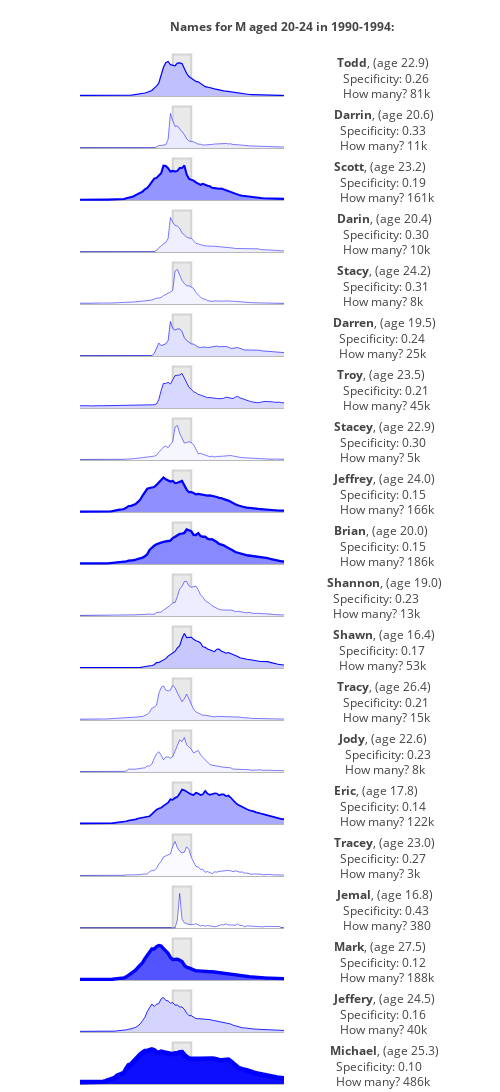

This figure's notebook cell:
### Code cell
out = get_era_names(1990, 4, 20, 4, 'M')

### Figure 1 — Plotly figure (JSON) as saved in the notebook; plotly's stock layout.template omitted (floating-point values rounded to 4 significant figures; data arrays with more than 128 entries replaced by an {"elided": "..."} marker saying what was removed)
{"data": [{"fill": "toself", "line": {"color": "lightgray"}, "mode": "lines", "type": "scatter", "x": [1966, 1966, 1974, 1974], "xaxis": "x2", "y": [0, 18420.0, 18420.0, 0], "yaxis": "y2"}, {"fill": "tozeroy", "fillcolor": "rgb(192.46218776691023,192.46218776691023,255)", "line": {"color": "blue", "width": 1.226}, "mode": "lines", "name": "Todd", "type": "scatter", "x": {"elided": "170 int values"}, "xaxis": "x2", "y": {"elided": "141 int values"}, "yaxis": "y2"}, {"fill": "toself", "line": {"color": "lightgray"}, "mode": "lines", "type": "scatter", "x": [1966, 1966, 1974, 1974], "xaxis": "x3", "y": [0, 3908.0, 3908.0, 0], "yaxis": "y3"}, {"fill": "tozeroy", "fillcolor": "rgb(235.44969669979668,235.44969669979668,255)", "line": {"color": "blue", "width": 0.5}, "mode": "lines", "name": "Darrin", "type": "scatter", "x": {"elided": "170 int values"}, "xaxis": "x3", "y": {"elided": "141 int values"}, "yaxis": "y3"}, {"fill": "toself", "line": {"color": "lightgray"}, "mode": "lines", "type": "scatter", "x": [1966, 1966, 1974, 1974], "xaxis": "x4", "y": [0, 37104, 37104, 0], "yaxis": "y4"}, {"fill": "tozeroy", "fillcolor": "rgb(149.2647505113304,149.2647505113304,255)", "line": {"color": "blue", "width": 2.073}, "mode": "lines", "name": "Scott", "type": "scatter", "x": {"elided": "170 int values"}, "xaxis": "x4", "y": {"elided": "141 int values"}, "yaxis": "y4"}, {"fill": "toself", "line": {"color": "lightgray"}, "mode": "lines", "type": "scatter", "x": [1966, 1966, 1974, 1974], "xaxis": "x5", "y": [0, 3138, 3138, 0], "yaxis": "y5"}, {"fill": "tozeroy", "fillcolor": "rgb(238.41773121834314,238.41773121834314,255)", "line": {"color": "blue", "width": 0.5}, "mode": "lines", "name": "Darin", "type": "scatter", "x": {"elided": "170 int values"}, "xaxis": "x5", "y": {"elided": "141 int values"}, "yaxis": "y5"}, {"fill": "toself", "line": {"color": "lightgray"}, "mode": "lines", "type": "scatter", "x": [1966, 1966, 1974, 1974], "xaxis": "x6", "y": [0, 2087.0, 2087.0, 0], "yaxis": "y6"}, {"fill": "tozeroy", "fillcolor": "rgb(242.78861660099426,242.78861660099426,255)", "line": {"color": "blue", "width": 0.5}, "mode": "lines", "name": "Stacy", "type": "scatter", "x": {"elided": "170 int values"}, "xaxis": "x6", "y": {"elided": "141 int values"}, "yaxis": "y6"}, {"fill": "toself", "line": {"color": "lightgray"}, "mode": "lines", "type": "scatter", "x": [1966, 1966, 1974, 1974], "xaxis": "x7", "y": [0, 7122, 7122, 0], "yaxis": "y7"}, {"fill": "tozeroy", "fillcolor": "rgb(224.33762979013318,224.33762979013318,255)", "line": {"color": "blue", "width": 0.6012}, "mode": "lines", "name": "Darren", "type": "scatter", "x": {"elided": "170 int values"}, "xaxis": "x7", "y": {"elided": "141 int values"}, "yaxis": "y7"}, {"fill": "toself", "line": {"color": "lightgray"}, "mode": "lines", "type": "scatter", "x": [1966, 1966, 1974, 1974], "xaxis": "x8", "y": [0, 10140.0, 10140.0, 0], "yaxis": "y8"}, {"fill": "tozeroy", "fillcolor": "rgb(215.041828243663,215.041828243663,255)", "line": {"color": "blue", "width": 0.7835}, "mode": "lines", "name": "Troy", "type": "scatter", "x": {"elided": "170 int values"}, "xaxis": "x8", "y": {"elided": "141 int values"}, "yaxis": "y8"}, {"fill": "toself", "line": {"color": "lightgray"}, "mode": "lines", "type": "scatter", "x": [1966, 1966, 1974, 1974], "xaxis": "x9", "y": [0, 1288.0, 1288.0, 0], "yaxis": "y9"}, {"fill": "tozeroy", "fillcolor": "rgb(246.49860937204292,246.49860937204292,255)", "line": {"color": "blue", "width": 0.5}, "mode": "lines", "name": "Stacey", "type": "scatter", "x": {"elided": "170 int values"}, "xaxis": "x9", "y": {"elided": "141 int values"}, "yaxis": "y9"}, {"fill": "toself", "line": {"color": "lightgray"}, "mode": "lines", "type": "scatter", "x": [1966, 1966, 1974, 1974], "xaxis": "x10", "y": [0, 40230.0, 40230.0, 0], "yaxis": "y10"}, {"fill": "tozeroy", "fillcolor": "rgb(142.6466046972527,142.6466046972527,255)", "line": {"color": "blue", "width": 2.203}, "mode": "lines", "name": "Jeffrey", "type": "scatter", "x": {"elided": "170 int values"}, "xaxis": "x10", "y": {"elided": "141 int values"}, "yaxis": "y10"}, {"fill": "toself", "line": {"color": "lightgray"}, "mode": "lines", "type": "scatter", "x": [1966, 1966, 1974, 1974], "xaxis": "x11", "y": [0, 43590.0, 43590.0, 0], "yaxis": "y11"}, {"fill": "tozeroy", "fillcolor": "rgb(135.6876414983276,135.6876414983276,255)", "line": {"color": "blue", "width": 2.339}, "mode": "lines", "name": "Brian", "type": "scatter", "x": {"elided": "170 int values"}, "xaxis": "x11", "y": {"elided": "141 int values"}, "yaxis": "y11"}, {"fill": "toself", "line": {"color": "lightgray"}, "mode": "lines", "type": "scatter", "x": [1966, 1966, 1974, 1974], "xaxis": "x12", "y": [0, 3617.0, 3617.0, 0], "yaxis": "y12"}, {"fill": "tozeroy", "fillcolor": "rgb(236.55419486238455,236.55419486238455,255)", "line": {"color": "blue", "width": 0.5}, "mode": "lines", "name": "Shannon", "type": "scatter", "x": {"elided": "170 int values"}, "xaxis": "x12", "y": {"elided": "141 int values"}, "yaxis": "y12"}, {"fill": "toself", "line": {"color": "lightgray"}, "mode": "lines", "type": "scatter", "x": [1966, 1966, 1974, 1974], "xaxis": "x13", "y": [0, 15396, 15396, 0], "yaxis": "y13"}, {"fill": "tozeroy", "fillcolor": "rgb(200.334896751298,200.334896751298,255)", "line": {"color": "blue", "width": 1.072}, "mode": "lines", "name": "Shawn", "type": "scatter", "x": {"elided": "170 int values"}, "xaxis": "x13", "y": {"elided": "141 int values"}, "yaxis": "y13"}, {"fill": "toself", "line": {"color": "lightgray"}, "mode": "lines", "type": "scatter", "x": [1966, 1966, 1974, 1974], "xaxis": "x14", "y": [0, 4054.0, 4054.0, 0], "yaxis": "y14"}, {"fill": "tozeroy", "fillcolor": "rgb(234.9074566332691,234.9074566332691,255)", "line": {"color": "blue", "width": 0.5}, "mode": "lines", "name": "Tracy", "type": "scatter", "x": {"elided": "170 int values"}, "xaxis": "x14", "y": {"elided": "141 int values"}, "yaxis": "y14"}, {"fill": "toself", "line": {"color": "lightgray"}, "mode": "lines", "type": "scatter", "x": [1966, 1966, 1974, 1974], "xaxis": "x15", "y": [0, 2045.0, 2045.0, 0], "yaxis": "y15"}, {"fill": "tozeroy", "fillcolor": "rgb(242.9734136658298,242.9734136658298,255)", "line": {"color": "blue", "width": 0.5}, "mode": "lines", "name": "Jody", "type": "scatter", "x": {"elided": "170 int values"}, "xaxis": "x15", "y": {"elided": "141 int values"}, "yaxis": "y15"}, {"fill": "toself", "line": {"color": "lightgray"}, "mode": "lines", "type": "scatter", "x": [1966, 1966, 1974, 1974], "xaxis": "x16", "y": [0, 28280.0, 28280.0, 0], "yaxis": "y16"}, {"fill": "tozeroy", "fillcolor": "rgb(168.742662686638,168.742662686638,255)", "line": {"color": "blue", "width": 1.691}, "mode": "lines", "name": "Eric", "type": "scatter", "x": {"elided": "170 int values"}, "xaxis": "x16", "y": {"elided": "141 int values"}, "yaxis": "y16"}, {"fill": "toself", "line": {"color": "lightgray"}, "mode": "lines", "type": "scatter", "x": [1966, 1966, 1974, 1974], "xaxis": "x17", "y": [0, 662.4, 662.4, 0], "yaxis": "y17"}, {"fill": "tozeroy", "fillcolor": "rgb(249.8359018409589,249.8359018409589,255)", "line": {"color": "blue", "width": 0.5}, "mode": "lines", "name": "Tracey", "type": "scatter", "x": {"elided": "170 int values"}, "xaxis": "x17", "y": {"elided": "141 int values"}, "yaxis": "y17"}, {"fill": "toself", "line": {"color": "lightgray"}, "mode": "lines", "type": "scatter", "x": [1966, 1966, 1974, 1974], "xaxis": "x18", "y": [0, 244.8, 244.8, 0], "yaxis": "y18"}, {"fill": "tozeroy", "fillcolor": "rgb(252.5522739717708,252.5522739717708,255)", "line": {"color": "blue", "width": 0.5}, "mode": "lines", "name": "Jemal", "type": "scatter", "x": {"elided": "170 int values"}, "xaxis": "x18", "y": {"elided": "141 int values"}, "yaxis": "y18"}, {"fill": "toself", "line": {"color": "lightgray"}, "mode": "lines", "type": "scatter", "x": [1966, 1966, 1974, 1974], "xaxis": "x19", "y": [0, 70480.0, 70480.0, 0], "yaxis": "y19"}, {"fill": "tozeroy", "fillcolor": "rgb(83.92335404945212,83.92335404945212,255)", "line": {"color": "blue", "width": 3.354}, "mode": "lines", "name": "Mark", "type": "scatter", "x": {"elided": "170 int values"}, "xaxis": "x19", "y": {"elided": "141 int values"}, "yaxis": "y19"}, {"fill": "toself", "line": {"color": "lightgray"}, "mode": "lines", "type": "scatter", "x": [1966, 1966, 1974, 1974], "xaxis": "x20", "y": [0, 11130.0, 11130.0, 0], "yaxis": "y20"}, {"fill": "tozeroy", "fillcolor": "rgb(212.13915435670475,212.13915435670475,255)", "line": {"color": "blue", "width": 0.8404}, "mode": "lines", "name": "Jeffery", "type": "scatter", "x": {"elided": "170 int values"}, "xaxis": "x20", "y": {"elided": "141 int values"}, "yaxis": "y20"}, {"fill": "toself", "line": {"color": "lightgray"}, "mode": "lines", "type": "scatter", "x": [1966, 1966, 1974, 1974], "xaxis": "x21", "y": [0, 111300.0, 111300.0, 0], "yaxis": "y21"}, {"fill": "tozeroy", "fillcolor": "rgb(14.057605721940263,14.057605721940263,255)", "line": {"color": "blue", "width": 4.724}, "mode": "lines", "name": "Michael", "type": "scatter", "x": {"elided": "170 int values"}, "xaxis": "x21", "y": {"elided": "141 int values"}, "yaxis": "y21"}], "layout": {"annotations": [{"align": "left", "showarrow": false, "text": "<b>Todd</b>, (age 22.9)<br>  Specificity: 0.26<br>  How many? 81k", "x": 2014, "xref": "x2", "xshift": 100, "y": 7983.0, "yref": "y2"}, {"align": "left", "showarrow": false, "text": "<b>Darrin</b>, (age 20.6)<br>  Specificity: 0.33<br>  How many? 11k", "x": 2014, "xref": "x3", "xshift": 100, "y": 1694.0, "yref": "y3"}, {"align": "left", "showarrow": false, "text": "<b>Scott</b>, (age 23.2)<br>  Specificity: 0.19<br>  How many? 161k", "x": 2014, "xref": "x4", "xshift": 100, "y": 16080.0, "yref": "y4"}, {"align": "left", "showarrow": false, "text": "<b>Darin</b>, (age 20.4)<br>  Specificity: 0.30<br>  How many? 10k", "x": 2014, "xref": "x5", "xshift": 100, "y": 1360.0, "yref": "y5"}, {"align": "left", "showarrow": false, "text": "<b>Stacy</b>, (age 24.2)<br>  Specificity: 0.31<br>  How many? 8k", "x": 2014, "xref": "x6", "xshift": 100, "y": 904.3, "yref": "y6"}, {"align": "left", "showarrow": false, "text": "<b>Darren</b>, (age 19.5)<br>  Specificity: 0.24<br>  How many? 25k", "x": 2014, "xref": "x7", "xshift": 100, "y": 3086.0, "yref": "y7"}, {"align": "left", "showarrow": false, "text": "<b>Troy</b>, (age 23.5)<br>  Specificity: 0.21<br>  How many? 45k", "x": 2014, "xref": "x8", "xshift": 100, "y": 4393.0, "yref": "y8"}, {"align": "left", "showarrow": false, "text": "<b>Stacey</b>, (age 22.9)<br>  Specificity: 0.30<br>  How many? 5k", "x": 2014, "xref": "x9", "xshift": 100, "y": 558.0, "yref": "y9"}, {"align": "left", "showarrow": false, "text": "<b>Jeffrey</b>, (age 24.0)<br>  Specificity: 0.15<br>  How many? 166k", "x": 2014, "xref": "x10", "xshift": 100, "y": 17430.0, "yref": "y10"}, {"align": "left", "showarrow": false, "text": "<b>Brian</b>, (age 20.0)<br>  Specificity: 0.15<br>  How many? 186k", "x": 2014, "xref": "x11", "xshift": 100, "y": 18890.0, "yref": "y11"}, {"align": "left", "showarrow": false, "text": "<b>Shannon</b>, (age 19.0)<br>  Specificity: 0.23<br>  How many? 13k", "x": 2014, "xref": "x12", "xshift": 100, "y": 1567.0, "yref": "y12"}, {"align": "left", "showarrow": false, "text": "<b>Shawn</b>, (age 16.4)<br>  Specificity: 0.17<br>  How many? 53k", "x": 2014, "xref": "x13", "xshift": 100, "y": 6672.0, "yref": "y13"}, {"align": "left", "showarrow": false, "text": "<b>Tracy</b>, (age 26.4)<br>  Specificity: 0.21<br>  How many? 15k", "x": 2014, "xref": "x14", "xshift": 100, "y": 1757.0, "yref": "y14"}, {"align": "left", "showarrow": false, "text": "<b>Jody</b>, (age 22.6)<br>  Specificity: 0.23<br>  How many? 8k", "x": 2014, "xref": "x15", "xshift": 100, "y": 886.1, "yref": "y15"}, {"align": "left", "showarrow": false, "text": "<b>Eric</b>, (age 17.8)<br>  Specificity: 0.14<br>  How many? 122k", "x": 2014, "xref": "x16", "xshift": 100, "y": 12260.0, "yref": "y16"}, {"align": "left", "showarrow": false, "text": "<b>Tracey</b>, (age 23.0)<br>  Specificity: 0.27<br>  How many? 3k", "x": 2014, "xref": "x17", "xshift": 100, "y": 287.0, "yref": "y17"}, {"align": "left", "showarrow": false, "text": "<b>Jemal</b>, (age 16.8)<br>  Specificity: 0.43<br>  How many? 380", "x": 2014, "xref": "x18", "xshift": 100, "y": 106.1, "yref": "y18"}, {"align": "left", "showarrow": false, "text": "<b>Mark</b>, (age 27.5)<br>  Specificity: 0.12<br>  How many? 188k", "x": 2014, "xref": "x19", "xshift": 100, "y": 30540.0, "yref": "y19"}, {"align": "left", "showarrow": false, "text": "<b>Jeffery</b>, (age 24.5)<br>  Specificity: 0.16<br>  How many? 40k", "x": 2014, "xref": "x20", "xshift": 100, "y": 4824.0, "yref": "y20"}, {"align": "left", "showarrow": false, "text": "<b>Michael</b>, (age 25.3)<br>  Specificity: 0.10<br>  How many? 486k", "x": 2014, "xref": "x21", "xshift": 100, "y": 48210.0, "yref": "y21"}, {"align": "left", "showarrow": false, "text": "<b>Names for M aged 20-24 in 1990-1994:</b>", "x": 1970, "xref": "x", "xshift": 100, "y": 46359, "yref": "y"}], "height": 1100.0, "margin": {"b": 0, "t": 0}, "showlegend": false, "width": 500, "xaxis": {"anchor": "y", "domain": [0, 0.6], "matches": "x21", "range": [1926, 2014], "showgrid": false, "showticklabels": false, "ticks": "", "zeroline": false}, "xaxis10": {"anchor": "y10", "domain": [0, 0.6], "matches": "x21", "range": [1926, 2014], "showgrid": false, "showticklabels": false, "ticks": "", "zeroline": false}, "xaxis11": {"anchor": "y11", "domain": [0, 0.6], "matches": "x21", "range": [1926, 2014], "showgrid": false, "showticklabels": false, "ticks": "", "zeroline": false}, "xaxis12": {"anchor": "y12", "domain": [0, 0.6], "matches": "x21", "range": [1926, 2014], "showgrid": false, "showticklabels": false, "ticks": "", "zeroline": false}, "xaxis13": {"anchor": "y13", "domain": [0, 0.6], "matches": "x21", "range": [1926, 2014], "showgrid": false, "showticklabels": false, "ticks": "", "zeroline": false}, "xaxis14": {"anchor": "y14", "domain": [0, 0.6], "matches": "x21", "range": [1926, 2014], "showgrid": false, "showticklabels": false, "ticks": "", "zeroline": false}, "xaxis15": {"anchor": "y15", "domain": [0, 0.6], "matches": "x21", "range": [1926, 2014], "showgrid": false, "showticklabels": false, "ticks": "", "zeroline": false}, "xaxis16": {"anchor": "y16", "domain": [0, 0.6], "matches": "x21", "range": [1926, 2014], "showgrid": false, "showticklabels": false, "ticks": "", "zeroline": false}, "xaxis17": {"anchor": "y17", "domain": [0, 0.6], "matches": "x21", "range": [1926, 2014], "showgrid": false, "showticklabels": false, "ticks": "", "zeroline": false}, "xaxis18": {"anchor": "y18", "domain": [0, 0.6], "matches": "x21", "range": [1926, 2014], "showgrid": false, "showticklabels": false, "ticks": "", "zeroline": false}, "xaxis19": {"anchor": "y19", "domain": [0, 0.6], "matches": "x21", "range": [1926, 2014], "showgrid": false, "showticklabels": false, "ticks": "", "zeroline": false}, "xaxis2": {"anchor": "y2", "domain": [0, 0.6], "matches": "x21", "range": [1926, 2014], "showgrid": false, "showticklabels": false, "ticks": "", "zeroline": false}, "xaxis20": {"anchor": "y20", "domain": [0, 0.6], "matches": "x21", "range": [1926, 2014], "showgrid": false, "showticklabels": false, "ticks": "", "zeroline": false}, "xaxis21": {"anchor": "y21", "domain": [0, 0.6], "range": [1926, 2014], "showgrid": false, "showticklabels": false, "ticks": "", "zeroline": false}, "xaxis3": {"anchor": "y3", "domain": [0, 0.6], "matches": "x21", "range": [1926, 2014], "showgrid": false, "showticklabels": false, "ticks": "", "zeroline": false}, "xaxis4": {"anchor": "y4", "domain": [0, 0.6], "matches": "x21", "range": [1926, 2014], "showgrid": false, "showticklabels": false, "ticks": "", "zeroline": false}, "xaxis5": {"anchor": "y5", "domain": [0, 0.6], "matches": "x21", "range": [1926, 2014], "showgrid": false, "showticklabels": false, "ticks": "", "zeroline": false}, "xaxis6": {"anchor": "y6", "domain": [0, 0.6], "matches": "x21", "range": [1926, 2014], "showgrid": false, "showticklabels": false, "ticks": "", "zeroline": false}, "xaxis7": {"anchor": "y7", "domain": [0, 0.6], "matches": "x21", "range": [1926, 2014], "showgrid": false, "showticklabels": false, "ticks": "", "zeroline": false}, "xaxis8": {"anchor": "y8", "domain": [0, 0.6], "matches": "x21", "range": [1926, 2014], "showgrid": false, "showticklabels": false, "ticks": "", "zeroline": false}, "xaxis9": {"anchor": "y9", "domain": [0, 0.6], "matches": "x21", "range": [1926, 2014], "showgrid": false, "showticklabels": false, "ticks": "", "zeroline": false}, "yaxis": {"anchor": "x", "domain": [0.9524, 1], "showgrid": false, "showticklabels": false, "ticks": ""}, "yaxis10": {"anchor": "x10", "domain": [0.5238, 0.5714], "showgrid": false, "showticklabels": false, "ticks": ""}, "yaxis11": {"anchor": "x11", "domain": [0.4762, 0.5238], "showgrid": false, "showticklabels": false, "ticks": ""}, "yaxis12": {"anchor": "x12", "domain": [0.4286, 0.4762], "showgrid": false, "showticklabels": false, "ticks": ""}, "yaxis13": {"anchor": "x13", "domain": [0.381, 0.4286], "showgrid": false, "showticklabels": false, "ticks": ""}, "yaxis14": {"anchor": "x14", "domain": [0.3333, 0.381], "showgrid": false, "showticklabels": false, "ticks": ""}, "yaxis15": {"anchor": "x15", "domain": [0.2857, 0.3333], "showgrid": false, "showticklabels": false, "ticks": ""}, "yaxis16": {"anchor": "x16", "domain": [0.2381, 0.2857], "showgrid": false, "showticklabels": false, "ticks": ""}, "yaxis17": {"anchor": "x17", "domain": [0.1905, 0.2381], "showgrid": false, "showticklabels": false, "ticks": ""}, "yaxis18": {"anchor": "x18", "domain": [0.1429, 0.1905], "showgrid": false, "showticklabels": false, "ticks": ""}, "yaxis19": {"anchor": "x19", "domain": [0.09524, 0.1429], "showgrid": false, "showticklabels": false, "ticks": ""}, "yaxis2": {"anchor": "x2", "domain": [0.9048, 0.9524], "showgrid": false, "showticklabels": false, "ticks": ""}, "yaxis20": {"anchor": "x20", "domain": [0.04762, 0.09524], "showgrid": false, "showticklabels": false, "ticks": ""}, "yaxis21": {"anchor": "x21", "domain": [0, 0.04762], "showgrid": false, "showticklabels": false, "ticks": ""}, "yaxis3": {"anchor": "x3", "domain": [0.8571, 0.9048], "showgrid": false, "showticklabels": false, "ticks": ""}, "yaxis4": {"anchor": "x4", "domain": [0.8095, 0.8571], "showgrid": false, "showticklabels": false, "ticks": ""}, "yaxis5": {"anchor": "x5", "domain": [0.7619, 0.8095], "showgrid": false, "showticklabels": false, "ticks": ""}, "yaxis6": {"anchor": "x6", "domain": [0.7143, 0.7619], "showgrid": false, "showticklabels": false, "ticks": ""}, "yaxis7": {"anchor": "x7", "domain": [0.6667, 0.7143], "showgrid": false, "showticklabels": false, "ticks": ""}, "yaxis8": {"anchor": "x8", "domain": [0.619, 0.6667], "showgrid": false, "showticklabels": false, "ticks": ""}, "yaxis9": {"anchor": "x9", "domain": [0.5714, 0.619], "showgrid": false, "showticklabels": false, "ticks": ""}}}
